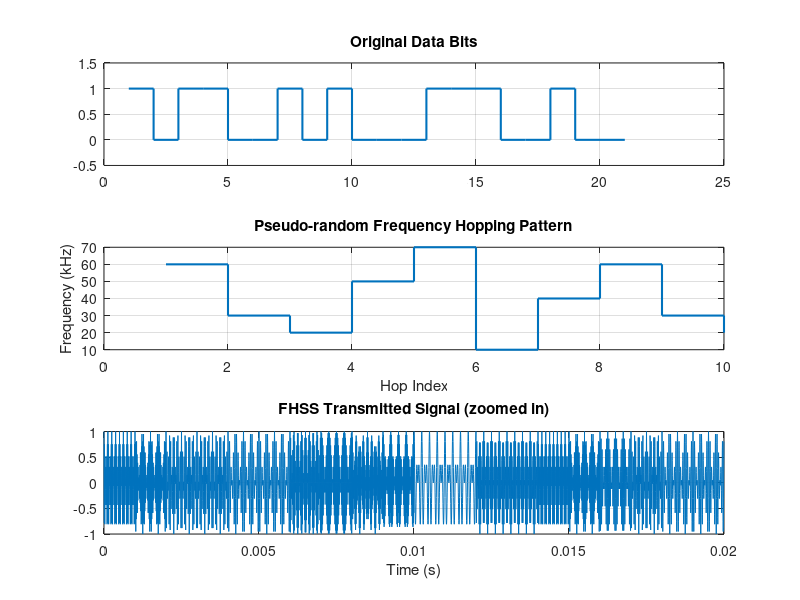

MATLAB code for this plot: (Note: this script raises an error after producing the figure.)
clear; clc; close all;

%% ---------------------- 1. System Parameters ---------------------------
Nb          = 20;           % Number of data bits
Rb          = 1e3;          % Bit rate (bps)
Tb          = 1/Rb;         % Bit duration (s)
bitsPerHop  = 2;             % Slow FH: multiple bits transmitted per hop
Nhops       = ceil(Nb/bitsPerHop);
Th          = bitsPerHop*Tb;      % Hop duration (s)

f0 = 2e3;  f1 = 4e3;          % Baseband BFSK tone frequencies for bit 0/1
M          = 7;                % Hop-set size = LFSR period (2^3 - 1 = 7); see REVISION NOTES
hopSpacing = 10e3;             % Channel spacing (Hz)
fHopSet    = (1:M)*hopSpacing;  % Available hop-carrier frequencies

fs      = 200e3;              % Sampling frequency
EbN0dB  = 3;                  % Eb/N0 (dB) for the single-run demo (chosen so
                                % the demo actually shows occasional errors
                                % with only Nb=20 bits - see Section 9)

%% ---------------------- 2. Generate Random Data Bits --------------------
data = randi([0 1], 1, Nb);

%% ---------------------- 3. BFSK Baseband Modulation ----------------------
t_bit = 0:1/fs:Tb-1/fs;
samplesPerBit = length(t_bit);
bfskSignal = zeros(1, Nb*samplesPerBit);
for i = 1:Nb
    idxStart = (i-1)*samplesPerBit + 1;
    idxEnd   = i*samplesPerBit;
    if data(i) == 0
        bfskSignal(idxStart:idxEnd) = cos(2*pi*f0*t_bit);
    else
        bfskSignal(idxStart:idxEnd) = cos(2*pi*f1*t_bit);
    end
end
t = (0:length(bfskSignal)-1)/fs;

%% ---------------------- 4. Generate Pseudo-random Hop Pattern -------------
% 3-stage LFSR, generator polynomial x^3 + x + 1 -> period 7 (hand-verified
% to revisit every non-zero 3-bit state exactly once before returning to
% the seed), mapped mod M (=7) to an index into the hop-frequency set.
lfsr       = [1 0 1];         % Non-zero seed
hopPattern = zeros(1, Nhops);
for h = 1:Nhops
    idx           = mod( lfsr(1)*4 + lfsr(2)*2 + lfsr(3), M ) + 1;
    hopPattern(h) = idx;
    fb   = xor(lfsr(1), lfsr(3));   % feedback taps for x^3+x+1
    lfsr = [fb, lfsr(1:end-1)];
end

%% ---------------------- 5. Frequency Hopping (Transmitter) ----------------
samplesPerHop = bitsPerHop*samplesPerBit;
txSignal      = zeros(1, length(bfskSignal));
for h = 1:Nhops
    idxStart = (h-1)*samplesPerHop + 1;
    idxEnd   = min(h*samplesPerHop, length(bfskSignal));
    tSeg     = t(idxStart:idxEnd);
    hopCarrier = cos(2*pi*fHopSet(hopPattern(h))*tSeg);
    txSignal(idxStart:idxEnd) = bfskSignal(idxStart:idxEnd) .* hopCarrier;
end

%% ---------------------- 6. AWGN Channel -------------------------------------
% Eb is measured from the ACTUAL transmitted (post-hop) waveform, not the
% pre-hop tone - see REVISION NOTES above for why this matters.
Eb       = mean(txSignal.^2) * Tb;    % Energy/bit of the signal actually on the channel
EbN0Lin  = 10^(EbN0dB/10);
N0       = Eb/EbN0Lin;
noiseVar = N0*fs/2;
rxSignal = txSignal + sqrt(noiseVar)*randn(size(txSignal));

%% ---------------------- 7. Receiver: Dehopping -------------------------------

dehopped = zeros(1, length(rxSignal));
for h = 1:Nhops
    idxStart = (h-1)*samplesPerHop + 1;
    idxEnd   = min(h*samplesPerHop, length(rxSignal));
    tSeg     = t(idxStart:idxEnd);
    hopCarrier = cos(2*pi*fHopSet(hopPattern(h))*tSeg);   % same sequence as TX
    dehopped(idxStart:idxEnd) = rxSignal(idxStart:idxEnd) .* hopCarrier;
end

%% ---------------------- 8. BFSK Demodulation (Correlation Detector) ---------
rxBits = zeros(1, Nb);
for i = 1:Nb
    idxStart = (i-1)*samplesPerBit + 1;
    idxEnd   = i*samplesPerBit;
    seg  = dehopped(idxStart:idxEnd);
    corr0 = sum(seg .* cos(2*pi*f0*t_bit));
    corr1 = sum(seg .* cos(2*pi*f1*t_bit));
    rxBits(i) = corr1 > corr0;
end

%% ---------------------- 9. Results (illustrative single run) -----------------
numErrors = sum(rxBits ~= data);
BER       = numErrors/Nb;
theoreticalBER = qfunc(sqrt(EbN0Lin));     % coherent orthogonal BFSK reference
expectedErrors = theoreticalBER*Nb;
fprintf('===== FHSS System Results (Eb/N0 = %d dB, %d bits) =====\n', EbN0dB, Nb);
fprintf('Transmitted bits      : %s\n', num2str(data));
fprintf('Hop pattern (indices) : %s\n', num2str(hopPattern));
fprintf('Received bits         : %s\n', num2str(rxBits));
fprintf('Number of errors      : %d\n', numErrors);
fprintf('BER (this run)        : %.4f\n', BER);
fprintf('Theoretical BER at this Eb/N0     : %.5f\n', theoreticalBER);
fprintf('Expected errors in %d bits        : %.3f\n', Nb, expectedErrors);
fprintf('NOTE: with only %d bits, getting 0 errors is NORMAL whenever\n', Nb);
fprintf('      expectedErrors is well below 1 (try lowering EbN0dB to\n');
fprintf('      reliably see errors in a single run).\n');
fprintf('      See Section 12 for the statistically meaningful BER curve.\n\n');

%% ---------------------- 10. Time-domain / Hop-pattern Plots -------------------
figure('Name','FHSS Signals');
subplot(3,1,1);
stairs([data data(end)], 'LineWidth', 1.5); ylim([-0.5 1.5]);
title('Original Data Bits'); grid on;

subplot(3,1,2);
stairs(1:Nhops, fHopSet(hopPattern)/1e3, 'LineWidth', 1.5);
xlabel('Hop Index'); ylabel('Frequency (kHz)');
title('Pseudo-random Frequency Hopping Pattern'); grid on;

subplot(3,1,3);
plotLen = min(5000, length(txSignal));   % defensive: never exceed signal length
plot(t(1:plotLen), txSignal(1:plotLen));
title('FHSS Transmitted Signal (zoomed in)'); xlabel('Time (s)'); grid on;

%% ---------------------- 11. Spectrogram (hops visible over time) --------------
figure('Name','FHSS Spectrogram');
spectrogram(txSignal, hamming(512), 256, 1024, fs, 'yaxis');
title('Spectrogram of FHSS Transmitted Signal (frequency hopping visible)');

%% ---------------------- 12. BER vs Eb/N0 --------------------------------------

NbitsTest    = 3000;                    % Large bit count for a stable BER estimate
EbN0dB_range = 0:2:14;
BER_sim      = zeros(size(EbN0dB_range));

% --- Build a longer test hop pattern (LFSR continues cycling as needed) ---
NhopsTest = ceil(NbitsTest/bitsPerHop);
lfsrT = [1 0 1];
hopPatternTest = zeros(1, NhopsTest);
for h = 1:NhopsTest
    idx = mod( lfsrT(1)*4 + lfsrT(2)*2 + lfsrT(3), M ) + 1;
    hopPatternTest(h) = idx;
    fbT   = xor(lfsrT(1), lfsrT(3));
    lfsrT = [fbT, lfsrT(1:end-1)];
end

for k = 1:length(EbN0dB_range)
    % Fresh random data for every Eb/N0 point
    dataTest = randi([0 1], 1, NbitsTest);
    bfskTest = zeros(1, NbitsTest*samplesPerBit);
    for i = 1:NbitsTest
        idxStart = (i-1)*samplesPerBit + 1;
        idxEnd   = i*samplesPerBit;
        if dataTest(i) == 0
            bfskTest(idxStart:idxEnd) = cos(2*pi*f0*t_bit);
        else
            bfskTest(idxStart:idxEnd) = cos(2*pi*f1*t_bit);
        end
    end
    tTest = (0:length(bfskTest)-1)/fs;

    txTest = zeros(1, length(bfskTest));
    for h = 1:NhopsTest
        idxStart = (h-1)*samplesPerHop + 1;
        idxEnd   = min(h*samplesPerHop, length(bfskTest));
        tSeg     = tTest(idxStart:idxEnd);
        hopCarrier = cos(2*pi*fHopSet(hopPatternTest(h))*tSeg);
        txTest(idxStart:idxEnd) = bfskTest(idxStart:idxEnd) .* hopCarrier;
    end

    Eb_k      = mean(txTest.^2) * Tb;         % Actual per-bit energy of this waveform
    EbN0Lin_k = 10^(EbN0dB_range(k)/10);
    N0_k      = Eb_k/EbN0Lin_k;
    noiseVar_k = N0_k*fs/2;
    rx = txTest + sqrt(noiseVar_k)*randn(size(txTest));

    dehop = zeros(1, length(rx));
    for h = 1:NhopsTest
        idxStart = (h-1)*samplesPerHop + 1;
        idxEnd   = min(h*samplesPerHop, length(rx));
        tSeg     = tTest(idxStart:idxEnd);
        hopCarrier = cos(2*pi*fHopSet(hopPatternTest(h))*tSeg);
        dehop(idxStart:idxEnd) = rx(idxStart:idxEnd) .* hopCarrier;
    end
    % No LPF here either - see NOTE ON FILTERING in Section 7. The
    % correlator below rejects the sum-frequency term by construction.

    rxB = zeros(1, NbitsTest);
    for i = 1:NbitsTest
        idxStart = (i-1)*samplesPerBit + 1;
        idxEnd   = i*samplesPerBit;
        seg  = dehop(idxStart:idxEnd);
        c0 = sum(seg .* cos(2*pi*f0*t_bit));
        c1 = sum(seg .* cos(2*pi*f1*t_bit));
        rxB(i) = c1 > c0;
    end
    BER_sim(k) = sum(rxB ~= dataTest)/NbitsTest;
end

BER_theory = qfunc(sqrt(10.^(EbN0dB_range/10)));   % Coherent orthogonal BFSK

figure('Name','FHSS BER Performance');
semilogy(EbN0dB_range, BER_sim + 1e-6, '-o', 'LineWidth', 1.5); hold on;
semilogy(EbN0dB_range, BER_theory, '--r', 'LineWidth', 1.5);
xlabel('E_b/N_0 (dB)'); ylabel('Bit Error Rate');
legend('Simulated FHSS (dehopped BFSK)', 'Theoretical Coherent Orthogonal BFSK');
title('BER Performance of the FHSS System');
grid on;
